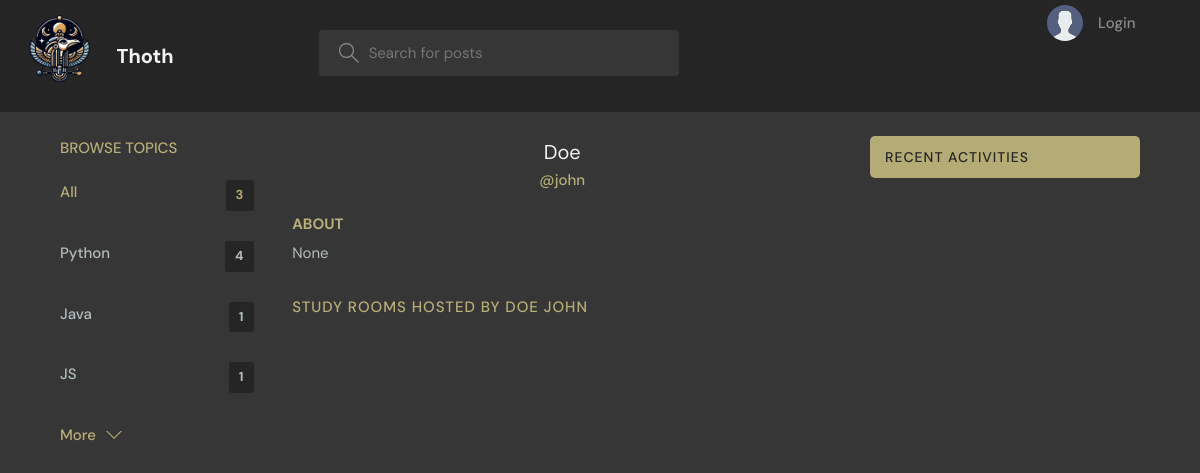
/profile/2/, run on an earlier commit of the app's database.
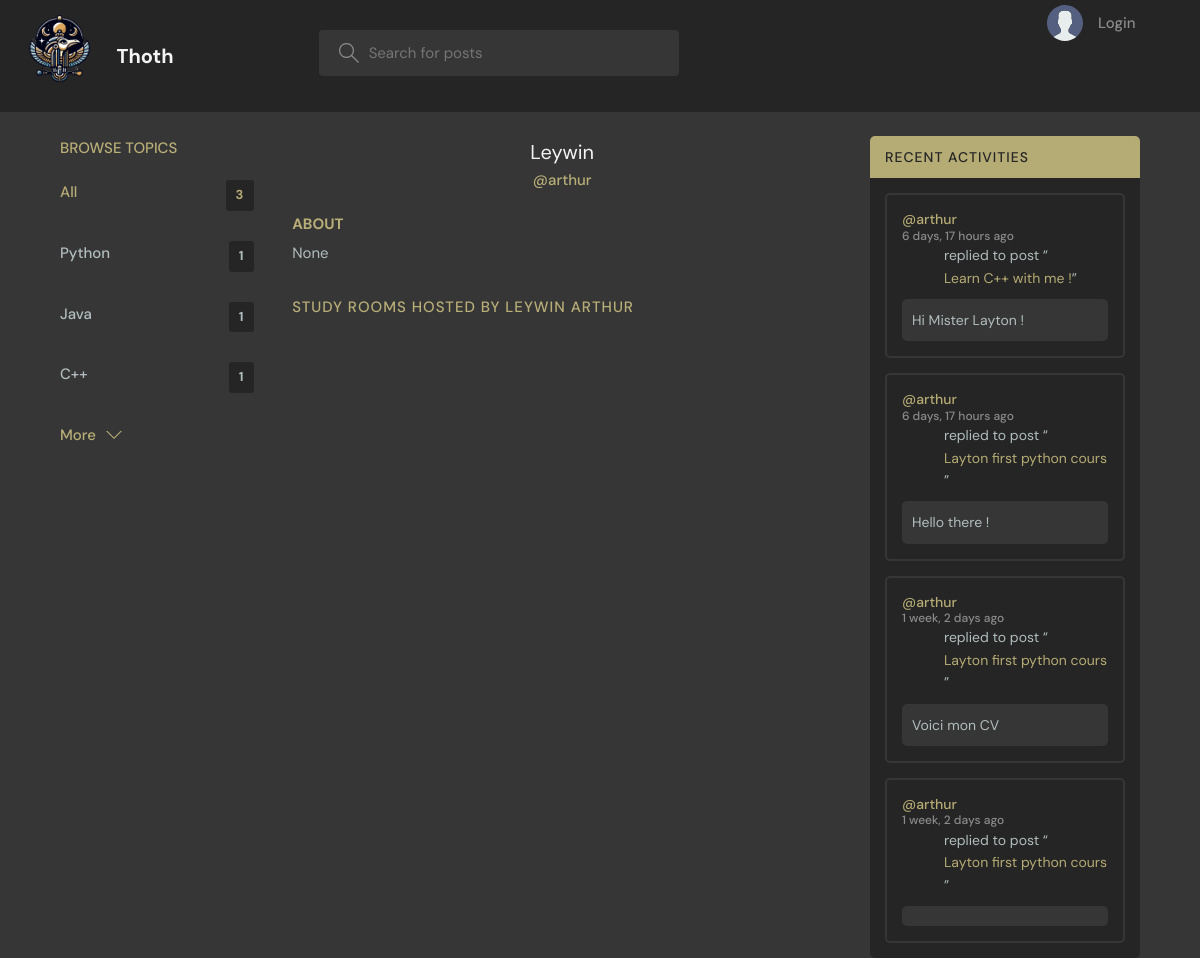
And on a later commit of the database.
### base/models.py (models this page shows, shortened)
class Topic(models.Model):
    name = models.CharField(max_length=200)

class User(AbstractUser):
    name = models.CharField(max_length=200, null=True)
    email = models.EmailField(unique=True, null=True)
    bio = models.TextField(null=True)
    avatar = models.ImageField(null=True, default="avatar.svg")
    ROLE_CHOICES = (
        ('eleve', 'Élève'),
        ('professeur', 'Professeur'),
    )
    role = models.CharField(max_length=20, choices=ROLE_CHOICES, default='eleve')
    USERNAME_FIELD = 'email'
    REQUIRED_FIELDS = ['username']

class Message(models.Model):
    user = models.ForeignKey(User, on_delete=models.CASCADE)
    room = models.ForeignKey(Room, on_delete=models.CASCADE)
    body = models.TextField()
    file = models.FileField(upload_to='message_files/', null=True, blank=True)  # Chemin où les fichiers seront stockés
    updated = models.DateTimeField(auto_now=True)
    created = models.DateTimeField(auto_now_add=True)
    class Meta:
        ordering = ['-updated', '-created']

class Room(models.Model):
    host = models.ForeignKey(User, on_delete=models.SET_NULL, null=True)
    topic = models.ForeignKey(Topic, on_delete=models.SET_NULL, null=True)
    name = models.CharField(max_length=200)
    description = models.TextField(null=True, blank=True)
    participants = models.ManyToManyField(
        User, related_name='participants', blank=True)
    updated = models.DateTimeField(auto_now=True)
    created = models.DateTimeField(auto_now_add=True)
    rating = models.FloatField(default=0.0)
    paye = models.BooleanField(default=False)
    price = models.DecimalField(max_digits=10, decimal_places=2, default=0.00)  # Ajout du champ price
    payees = models.ManyToManyField(User, related_name='paid_rooms')
    file = models.FileField(upload_to='room_files/', blank=True, null=True)
    class Meta:
        ordering = ['-updated', '-created']
    def __str__(self):
        return self.name

### base/views.py (the view)
# urls.py: path('profile/<str:pk>/', views.userProfile, name="user-profile"),
def userProfile(request, pk):
    user = User.objects.get(id=pk)
    rooms = user.room_set.all()
    room_messages = user.message_set.all()
    topics = Topic.objects.all()
    context = {'user': user, 'rooms': rooms,
               'room_messages': room_messages, 'topics': topics}
    return render(request, 'base/profile.html', context)

### base/templates/base/profile.html (shortened to what this page needs)
{% extends 'main.html' %}
{% block content %}
  <main class="profile-page layout layout--3">
    <div class="container">
      {% include 'base/topics_component.html' %}
      <div class="roomList">
        <div class="profile">
          <div class="profile__info">
            <h3>{{ user.name }}</h3>
            <p>@{{ user.username }}</p>
          </div>
          <div class="profile__about">
            <h3>About</h3>
            <p>{{ user.bio }}</p>
          </div>
        </div>
        <div class="roomList__header">
          <div>
            <h2>Study Rooms Hosted by {{user.name}} {{user.username}}</h2>
          </div>
        </div>
      </div>
      {% include 'base/activity_component.html' %}
    </div>
  </main>
{% endblock %}

### base/templates/base/topics_component.html
<div class="topics">
  <div class="topics__header">
    <h2>Browse Topics</h2>
  </div>
  <ul class="topics__list">
    <li>
      <a href="{% url 'home' %}" class="active">All <span>{{ topics.count }}</span></a>
    </li>
    {% for topic in topics %}
      <li>
        <a href="{% url 'home' %}?q={{ topic.name }}">{{ topic.name }}<span>{{ topic.room_set.all.count }}</span></a>
      </li>
    {% endfor %}
  </ul>
  <a class="btn btn--link" href="{% url 'topics' %}">
    More<svg version="1.1" xmlns="http://www.w3.org/2000/svg" width="32" height="32" viewBox="0 0 32 32">
      <title>chevron-down</title>
      <path d="M16 21l-13-13h-3l16 16 16-16h-3l-13 13z"></path>
    </svg>
  </a>
</div>

### base/templates/base/activity_component.html (shortened to what this page needs)
<div class="activities">
  <div class="activities__header">
    <h2>Recent Activities</h2>
  </div>
  {% for message in room_messages %}
    <div class="activities__box">
      <div class="activities__boxHeader roomListRoom__header">
        <a href="{% url 'user-profile' message.user.id %}" class="roomListRoom__author">
          <p>
            @{{ message.user.username }}
            <span>{{ message.created|timesince }} ago</span>
          </p>
        </a>
      </div>
      <div class="activities__boxContent">
        <p>
          replied to post “<a href="{% url 'room' message.room.id %}">{{ message.room }}</a>”
        </p>
        <div class="activities__boxRoomContent">{{ message.body }}</div>
      </div>
    </div>
  {% endfor %}
</div>

What changed in the data, as far as the page shows it:
computed for Topic "Python": room_set.all.count "4" → "1"
changed Topic (number 3 of 3 on the later page): name "JS" → "C++"
changed User "None": name "Doe" → "Leywin"; username "john" → "arthur"; name "DOE" → "LEYWIN"; username "JOHN" → "ARTHUR"
now on this page (row edited): Message: user.username "arthur", created "6 days, 17 hours", room "Learn C++ with me !", body "Hi Mister Layton !"
now on this page (row edited): Message: user.username "arthur", created "6 days, 17 hours", room "Layton first python cours", body "Hello there !"
now on this page (row edited): Message: user.username "arthur", created "1 week, 2 days", room "Layton first python cours", body "Voici mon CV"
now on this page (row edited): Message: user.username "arthur", created "1 week, 2 days", room "Layton first python cours"
